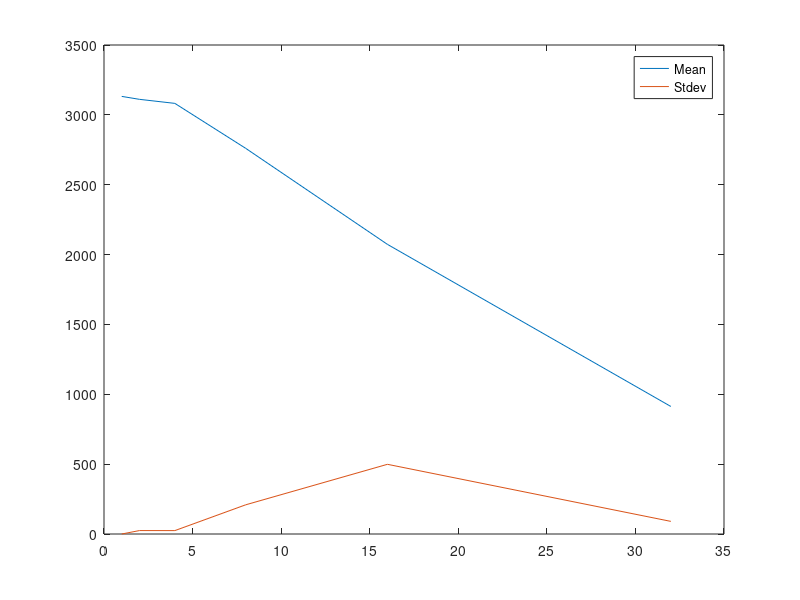

The MATLAB script that drew this image:
Array=csvread('result.csv');
NumofVM = Array(:,1);
Mean = Array(:,2);
Stdev = Array(:,3);

figure
plot(NumofVM,Mean, NumofVM, Stdev)
legend('Mean','Stdev')
savefig('ab_on_Xen_plot.fig')